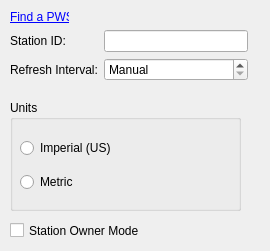
<?xml version="1.0" encoding="UTF-8"?>
<ui version="4.0">
 <class>desktopWeatherConfig</class>
 <widget class="QWidget" name="desktopWeatherConfig">
  <property name="geometry">
   <rect>
    <x>0</x>
    <y>0</y>
    <width>270</width>
    <height>251</height>
   </rect>
  </property>
  <property name="minimumSize">
   <size>
    <width>270</width>
    <height>251</height>
   </size>
  </property>
  <property name="baseSize">
   <size>
    <width>270</width>
    <height>200</height>
   </size>
  </property>
  <property name="windowTitle">
   <string>Form</string>
  </property>
  <widget class="QWidget" name="formLayoutWidget">
   <property name="geometry">
    <rect>
     <x>10</x>
     <y>30</y>
     <width>238</width>
     <height>61</height>
    </rect>
   </property>
   <layout class="QFormLayout" name="formLayout">
    <property name="fieldGrowthPolicy">
     <enum>QFormLayout::AllNonFixedFieldsGrow</enum>
    </property>
    <item row="0" column="0">
     <widget class="QLabel" name="IDLabel">
      <property name="text">
       <string>Station ID:</string>
      </property>
     </widget>
    </item>
    <item row="0" column="1">
     <widget class="QLineEdit" name="kcfg_stationID"/>
    </item>
    <item row="1" column="1">
     <widget class="QSpinBox" name="kcfg_refreshInterval">
      <property name="specialValueText">
       <string>Manual</string>
      </property>
      <property name="suffix">
       <string> min</string>
      </property>
      <property name="minimum">
       <number>4</number>
      </property>
     </widget>
    </item>
    <item row="1" column="0">
     <widget class="QLabel" name="IntervalLabel">
      <property name="text">
       <string>Refresh Interval:</string>
      </property>
     </widget>
    </item>
   </layout>
  </widget>
  <widget class="QGroupBox" name="groupBox">
   <property name="geometry">
    <rect>
     <x>10</x>
     <y>100</y>
     <width>231</width>
     <height>111</height>
    </rect>
   </property>
   <property name="title">
    <string>Units</string>
   </property>
   <widget class="QWidget" name="verticalLayoutWidget">
    <property name="geometry">
     <rect>
      <x>10</x>
      <y>30</y>
      <width>211</width>
      <height>71</height>
     </rect>
    </property>
    <layout class="QVBoxLayout" name="verticalLayout">
     <item>
      <widget class="QRadioButton" name="kcfg_useImperial">
       <property name="text">
        <string>Imperial (US)</string>
       </property>
      </widget>
     </item>
     <item>
      <widget class="QRadioButton" name="kcfg_useMetric">
       <property name="text">
        <string>Metric</string>
       </property>
      </widget>
     </item>
    </layout>
   </widget>
  </widget>
  <widget class="QLabel" name="label">
   <property name="geometry">
    <rect>
     <x>10</x>
     <y>10</y>
     <width>59</width>
     <height>15</height>
    </rect>
   </property>
   <property name="toolTip">
    <string>&lt;html&gt;&lt;head/&gt;&lt;body&gt;&lt;p&gt;Search for your location, and copy the ID underneath the location title. &lt;/p&gt;&lt;p&gt;Or, if you want a different station, click &amp;quot;Change Station&amp;quot; and copy your desired station's callsign.&lt;/p&gt;&lt;/body&gt;&lt;/html&gt;</string>
   </property>
   <property name="text">
    <string>&lt;a href=&quot;http://www.wunderground.com&quot;&gt;Find a PWS&lt;/a&gt;</string>
   </property>
   <property name="textFormat">
    <enum>Qt::RichText</enum>
   </property>
   <property name="openExternalLinks">
    <bool>true</bool>
   </property>
  </widget>
  <widget class="QCheckBox" name="kcfg_stationOwner">
   <property name="geometry">
    <rect>
     <x>10</x>
     <y>220</y>
     <width>141</width>
     <height>21</height>
    </rect>
   </property>
   <property name="text">
    <string>Station Owner Mode</string>
   </property>
  </widget>
 </widget>
 <resources/>
 <connections/>
</ui>
